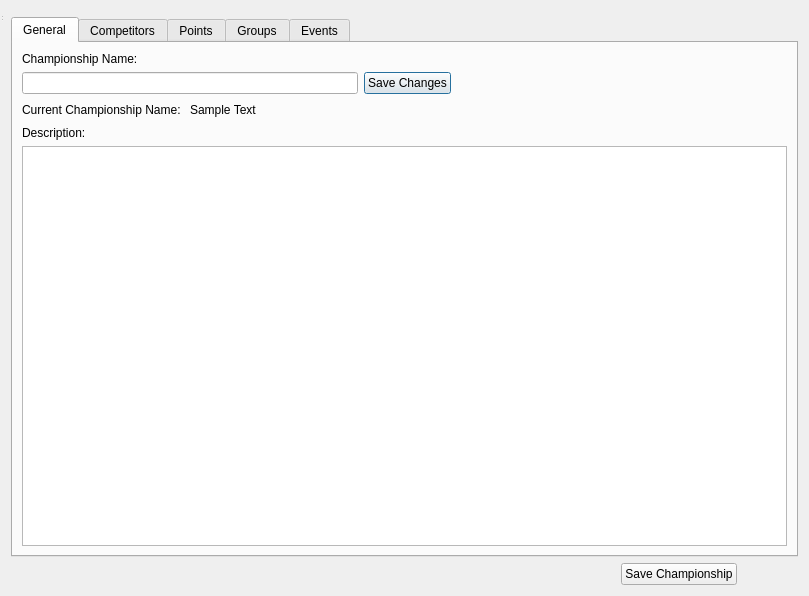
<?xml version="1.0" encoding="UTF-8"?>
<ui version="4.0">
 <class>ManageChampionshipWindow</class>
 <widget class="QDialog" name="ManageChampionshipWindow">
  <property name="geometry">
   <rect>
    <x>0</x>
    <y>0</y>
    <width>809</width>
    <height>596</height>
   </rect>
  </property>
  <property name="windowTitle">
   <string>MainWindow</string>
  </property>
  <layout class="QGridLayout" name="gridLayout_3">
   <item row="0" column="0">
    <widget class="QMenuBar" name="menubar"/>
   </item>
   <item row="1" column="0">
    <layout class="QGridLayout" name="gridLayout">
     <item row="0" column="0">
      <widget class="QTabWidget" name="tabWidget">
       <property name="currentIndex">
        <number>0</number>
       </property>
       <widget class="QWidget" name="tab">
        <attribute name="title">
         <string>General</string>
        </attribute>
        <layout class="QGridLayout" name="gridLayout_2" rowstretch="0,0,0,0,0,0" columnstretch="0">
         <item row="1" column="0">
          <layout class="QHBoxLayout" name="horizontalLayout_2">
           <item>
            <widget class="QLineEdit" name="championshipNameBox"/>
           </item>
           <item>
            <widget class="QPushButton" name="changeChampionshipNameButton">
             <property name="text">
              <string>Save Changes</string>
             </property>
            </widget>
           </item>
           <item>
            <spacer name="horizontalSpacer">
             <property name="orientation">
              <enum>Qt::Horizontal</enum>
             </property>
             <property name="sizeHint" stdset="0">
              <size>
               <width>40</width>
               <height>20</height>
              </size>
             </property>
            </spacer>
           </item>
          </layout>
         </item>
         <item row="3" column="0">
          <layout class="QHBoxLayout" name="horizontalLayout">
           <item>
            <widget class="QLabel" name="label_2">
             <property name="text">
              <string>Current Championship Name: </string>
             </property>
            </widget>
           </item>
           <item>
            <widget class="QLabel" name="currentChampionshipNameLabel">
             <property name="text">
              <string>Sample Text</string>
             </property>
            </widget>
           </item>
           <item>
            <spacer name="horizontalSpacer_2">
             <property name="orientation">
              <enum>Qt::Horizontal</enum>
             </property>
             <property name="sizeHint" stdset="0">
              <size>
               <width>40</width>
               <height>20</height>
              </size>
             </property>
            </spacer>
           </item>
          </layout>
         </item>
         <item row="0" column="0">
          <widget class="QLabel" name="label">
           <property name="text">
            <string>Championship Name:</string>
           </property>
          </widget>
         </item>
         <item row="4" column="0">
          <widget class="QLabel" name="label_13">
           <property name="text">
            <string>Description:</string>
           </property>
          </widget>
         </item>
         <item row="5" column="0">
          <widget class="QPlainTextEdit" name="descriptionBox"/>
         </item>
        </layout>
       </widget>
       <widget class="QWidget" name="tab_2">
        <attribute name="title">
         <string>Competitors</string>
        </attribute>
        <layout class="QGridLayout" name="gridLayout_5" rowstretch="0,0,0,1,0,6">
         <item row="1" column="0">
          <widget class="QLabel" name="label_4">
           <property name="text">
            <string>Competitor Name:</string>
           </property>
          </widget>
         </item>
         <item row="0" column="0">
          <widget class="QLabel" name="label_3">
           <property name="text">
            <string>Selected Competitor:</string>
           </property>
          </widget>
         </item>
         <item row="2" column="1">
          <widget class="QComboBox" name="competitorGroupCombo"/>
         </item>
         <item row="1" column="2">
          <widget class="QPushButton" name="randomizeNameButton">
           <property name="text">
            <string>Randomize Name</string>
           </property>
          </widget>
         </item>
         <item row="5" column="1">
          <spacer name="verticalSpacer_2">
           <property name="orientation">
            <enum>Qt::Vertical</enum>
           </property>
           <property name="sizeHint" stdset="0">
            <size>
             <width>20</width>
             <height>40</height>
            </size>
           </property>
          </spacer>
         </item>
         <item row="2" column="0">
          <widget class="QLabel" name="label_5">
           <property name="text">
            <string>Group: </string>
           </property>
          </widget>
         </item>
         <item row="0" column="1">
          <widget class="QComboBox" name="selectedCompetitorCombo"/>
         </item>
         <item row="3" column="1">
          <spacer name="verticalSpacer_3">
           <property name="orientation">
            <enum>Qt::Vertical</enum>
           </property>
           <property name="sizeHint" stdset="0">
            <size>
             <width>20</width>
             <height>40</height>
            </size>
           </property>
          </spacer>
         </item>
         <item row="1" column="1">
          <widget class="QLineEdit" name="competitorNameBox"/>
         </item>
         <item row="1" column="3">
          <spacer name="horizontalSpacer_8">
           <property name="orientation">
            <enum>Qt::Horizontal</enum>
           </property>
           <property name="sizeHint" stdset="0">
            <size>
             <width>40</width>
             <height>20</height>
            </size>
           </property>
          </spacer>
         </item>
         <item row="4" column="0" colspan="4">
          <layout class="QHBoxLayout" name="horizontalLayout_4" stretch="3,1,1,1,15">
           <item>
            <spacer name="horizontalSpacer_5">
             <property name="orientation">
              <enum>Qt::Horizontal</enum>
             </property>
             <property name="sizeHint" stdset="0">
              <size>
               <width>40</width>
               <height>20</height>
              </size>
             </property>
            </spacer>
           </item>
           <item>
            <widget class="QPushButton" name="saveCompetitorButton">
             <property name="text">
              <string>Save Competitor</string>
             </property>
            </widget>
           </item>
           <item>
            <spacer name="horizontalSpacer_6">
             <property name="orientation">
              <enum>Qt::Horizontal</enum>
             </property>
             <property name="sizeHint" stdset="0">
              <size>
               <width>40</width>
               <height>20</height>
              </size>
             </property>
            </spacer>
           </item>
           <item>
            <widget class="QPushButton" name="deleteCompetitorButton">
             <property name="enabled">
              <bool>false</bool>
             </property>
             <property name="text">
              <string>Delete Competitor</string>
             </property>
            </widget>
           </item>
           <item>
            <spacer name="horizontalSpacer_7">
             <property name="orientation">
              <enum>Qt::Horizontal</enum>
             </property>
             <property name="sizeHint" stdset="0">
              <size>
               <width>40</width>
               <height>20</height>
              </size>
             </property>
            </spacer>
           </item>
          </layout>
         </item>
        </layout>
       </widget>
       <widget class="QWidget" name="tab_3">
        <attribute name="title">
         <string>Points</string>
        </attribute>
        <layout class="QGridLayout" name="gridLayout_4" rowstretch="0,0,0,1,0,0,0,7" columnstretch="1,3,7">
         <item row="6" column="0">
          <widget class="QLabel" name="label_9">
           <property name="text">
            <string>Current Points:</string>
           </property>
          </widget>
         </item>
         <item row="5" column="0" colspan="3">
          <layout class="QHBoxLayout" name="horizontalLayout_6" stretch="1,0,7">
           <item>
            <spacer name="horizontalSpacer_10">
             <property name="orientation">
              <enum>Qt::Horizontal</enum>
             </property>
             <property name="sizeHint" stdset="0">
              <size>
               <width>40</width>
               <height>20</height>
              </size>
             </property>
            </spacer>
           </item>
           <item>
            <widget class="QPushButton" name="savePointsButton">
             <property name="text">
              <string>Save Points</string>
             </property>
            </widget>
           </item>
           <item>
            <spacer name="horizontalSpacer_11">
             <property name="orientation">
              <enum>Qt::Horizontal</enum>
             </property>
             <property name="sizeHint" stdset="0">
              <size>
               <width>40</width>
               <height>20</height>
              </size>
             </property>
            </spacer>
           </item>
          </layout>
         </item>
         <item row="3" column="1">
          <spacer name="verticalSpacer_5">
           <property name="orientation">
            <enum>Qt::Vertical</enum>
           </property>
           <property name="sizeHint" stdset="0">
            <size>
             <width>20</width>
             <height>40</height>
            </size>
           </property>
          </spacer>
         </item>
         <item row="0" column="0">
          <widget class="QLabel" name="label_6">
           <property name="text">
            <string>Position:</string>
           </property>
          </widget>
         </item>
         <item row="6" column="1">
          <widget class="QLabel" name="currentPointsLabel">
           <property name="text">
            <string>Sample Text</string>
           </property>
          </widget>
         </item>
         <item row="1" column="1">
          <widget class="QComboBox" name="pointsGroupCombo"/>
         </item>
         <item row="0" column="1">
          <widget class="QComboBox" name="pointsPositionCombo"/>
         </item>
         <item row="2" column="1">
          <widget class="QSpinBox" name="pointsSpinBox">
           <property name="minimum">
            <number>-1000000</number>
           </property>
           <property name="maximum">
            <number>1000000</number>
           </property>
           <property name="singleStep">
            <number>1</number>
           </property>
          </widget>
         </item>
         <item row="1" column="0">
          <widget class="QLabel" name="label_7">
           <property name="text">
            <string>Group:</string>
           </property>
          </widget>
         </item>
         <item row="2" column="0">
          <widget class="QLabel" name="label_8">
           <property name="text">
            <string>Points:</string>
           </property>
          </widget>
         </item>
         <item row="2" column="2">
          <spacer name="horizontalSpacer_9">
           <property name="orientation">
            <enum>Qt::Horizontal</enum>
           </property>
           <property name="sizeHint" stdset="0">
            <size>
             <width>40</width>
             <height>20</height>
            </size>
           </property>
          </spacer>
         </item>
         <item row="7" column="1">
          <spacer name="verticalSpacer_4">
           <property name="orientation">
            <enum>Qt::Vertical</enum>
           </property>
           <property name="sizeHint" stdset="0">
            <size>
             <width>20</width>
             <height>40</height>
            </size>
           </property>
          </spacer>
         </item>
        </layout>
       </widget>
       <widget class="QWidget" name="tab_4">
        <attribute name="title">
         <string>Groups</string>
        </attribute>
        <layout class="QGridLayout" name="gridLayout_6" rowstretch="0,0,1,0,0,4" columnstretch="0,1,2" columnminimumwidth="0,0,0">
         <item row="4" column="0">
          <widget class="QLabel" name="label_12">
           <property name="text">
            <string>Current Group Name:</string>
           </property>
          </widget>
         </item>
         <item row="1" column="2">
          <spacer name="horizontalSpacer_12">
           <property name="orientation">
            <enum>Qt::Horizontal</enum>
           </property>
           <property name="sizeHint" stdset="0">
            <size>
             <width>40</width>
             <height>20</height>
            </size>
           </property>
          </spacer>
         </item>
         <item row="4" column="1">
          <widget class="QLabel" name="currentGroupNameLabel">
           <property name="text">
            <string>TextLabel</string>
           </property>
          </widget>
         </item>
         <item row="0" column="0">
          <widget class="QLabel" name="label_10">
           <property name="text">
            <string>Selected Group:</string>
           </property>
          </widget>
         </item>
         <item row="1" column="1">
          <widget class="QLineEdit" name="groupNameBox"/>
         </item>
         <item row="2" column="1">
          <spacer name="verticalSpacer_6">
           <property name="orientation">
            <enum>Qt::Vertical</enum>
           </property>
           <property name="sizeHint" stdset="0">
            <size>
             <width>20</width>
             <height>40</height>
            </size>
           </property>
          </spacer>
         </item>
         <item row="1" column="0">
          <widget class="QLabel" name="label_11">
           <property name="text">
            <string>Group Name:</string>
           </property>
          </widget>
         </item>
         <item row="3" column="0" colspan="3">
          <layout class="QHBoxLayout" name="horizontalLayout_7" stretch="4,0,1,0,15">
           <item>
            <spacer name="horizontalSpacer_13">
             <property name="orientation">
              <enum>Qt::Horizontal</enum>
             </property>
             <property name="sizeHint" stdset="0">
              <size>
               <width>40</width>
               <height>20</height>
              </size>
             </property>
            </spacer>
           </item>
           <item>
            <widget class="QPushButton" name="saveGroupButton">
             <property name="text">
              <string>Save Group</string>
             </property>
            </widget>
           </item>
           <item>
            <spacer name="horizontalSpacer_15">
             <property name="orientation">
              <enum>Qt::Horizontal</enum>
             </property>
             <property name="sizeHint" stdset="0">
              <size>
               <width>40</width>
               <height>20</height>
              </size>
             </property>
            </spacer>
           </item>
           <item>
            <widget class="QPushButton" name="deleteGroupButton">
             <property name="text">
              <string>Delete Group</string>
             </property>
            </widget>
           </item>
           <item>
            <spacer name="horizontalSpacer_14">
             <property name="orientation">
              <enum>Qt::Horizontal</enum>
             </property>
             <property name="sizeHint" stdset="0">
              <size>
               <width>40</width>
               <height>20</height>
              </size>
             </property>
            </spacer>
           </item>
          </layout>
         </item>
         <item row="0" column="1">
          <widget class="QComboBox" name="selectedGroupCombo"/>
         </item>
         <item row="5" column="1">
          <spacer name="verticalSpacer_7">
           <property name="orientation">
            <enum>Qt::Vertical</enum>
           </property>
           <property name="sizeHint" stdset="0">
            <size>
             <width>20</width>
             <height>40</height>
            </size>
           </property>
          </spacer>
         </item>
        </layout>
       </widget>
       <widget class="QWidget" name="tab_5">
        <attribute name="title">
         <string>Events</string>
        </attribute>
        <layout class="QGridLayout" name="gridLayout_7" columnstretch="0,1,1,0">
         <item row="1" column="0">
          <widget class="QLabel" name="label_17">
           <property name="text">
            <string>Event Name:</string>
           </property>
           <property name="alignment">
            <set>Qt::AlignRight|Qt::AlignTrailing|Qt::AlignVCenter</set>
           </property>
          </widget>
         </item>
         <item row="0" column="3">
          <widget class="QPushButton" name="deleteEventButton">
           <property name="text">
            <string>Delete Event</string>
           </property>
          </widget>
         </item>
         <item row="3" column="1">
          <widget class="QComboBox" name="positionCompetitorCombo"/>
         </item>
         <item row="0" column="0">
          <widget class="QLabel" name="label_14">
           <property name="text">
            <string>Selected Event:</string>
           </property>
           <property name="alignment">
            <set>Qt::AlignRight|Qt::AlignTrailing|Qt::AlignVCenter</set>
           </property>
          </widget>
         </item>
         <item row="2" column="0">
          <widget class="QLabel" name="label_15">
           <property name="text">
            <string>Selected Competitor:</string>
           </property>
           <property name="alignment">
            <set>Qt::AlignRight|Qt::AlignTrailing|Qt::AlignVCenter</set>
           </property>
          </widget>
         </item>
         <item row="5" column="1">
          <widget class="QCheckBox" name="isDisqualifiedCheck">
           <property name="text">
            <string>Is Disqualified</string>
           </property>
          </widget>
         </item>
         <item row="2" column="1">
          <widget class="QComboBox" name="selectedCompetitorEventCombo"/>
         </item>
         <item row="6" column="0">
          <widget class="QLabel" name="label_19">
           <property name="text">
            <string>Note:</string>
           </property>
          </widget>
         </item>
         <item row="4" column="1">
          <widget class="QSpinBox" name="bonusPointsEventBox">
           <property name="maximum">
            <number>1000000</number>
           </property>
           <property name="singleStep">
            <number>1</number>
           </property>
          </widget>
         </item>
         <item row="4" column="0">
          <widget class="QLabel" name="label_18">
           <property name="text">
            <string>Bonus Points:</string>
           </property>
           <property name="alignment">
            <set>Qt::AlignRight|Qt::AlignTrailing|Qt::AlignVCenter</set>
           </property>
          </widget>
         </item>
         <item row="1" column="1">
          <widget class="QLineEdit" name="eventNameBox"/>
         </item>
         <item row="0" column="1">
          <widget class="QComboBox" name="selectedEventCombo"/>
         </item>
         <item row="3" column="0">
          <widget class="QLabel" name="label_16">
           <property name="text">
            <string>Position:</string>
           </property>
           <property name="alignment">
            <set>Qt::AlignRight|Qt::AlignTrailing|Qt::AlignVCenter</set>
           </property>
          </widget>
         </item>
         <item row="0" column="2">
          <spacer name="horizontalSpacer_16">
           <property name="orientation">
            <enum>Qt::Horizontal</enum>
           </property>
           <property name="sizeHint" stdset="0">
            <size>
             <width>40</width>
             <height>20</height>
            </size>
           </property>
          </spacer>
         </item>
         <item row="7" column="0" colspan="4">
          <widget class="QTextEdit" name="noteEventBox"/>
         </item>
         <item row="1" column="3">
          <widget class="QPushButton" name="changeEventNameButton">
           <property name="text">
            <string>Change Name</string>
           </property>
          </widget>
         </item>
         <item row="2" column="3">
          <widget class="QPushButton" name="updateCompetitorButton">
           <property name="text">
            <string>Update Competitor</string>
           </property>
          </widget>
         </item>
         <item row="2" column="2">
          <widget class="QLabel" name="groupEventLabel">
           <property name="text">
            <string>Group: Sample Text</string>
           </property>
          </widget>
         </item>
        </layout>
        <zorder>updateCompetitorButton</zorder>
        <zorder>label_17</zorder>
        <zorder>deleteEventButton</zorder>
        <zorder>positionCompetitorCombo</zorder>
        <zorder>label_14</zorder>
        <zorder>label_15</zorder>
        <zorder>isDisqualifiedCheck</zorder>
        <zorder>selectedCompetitorEventCombo</zorder>
        <zorder>label_19</zorder>
        <zorder>bonusPointsEventBox</zorder>
        <zorder>label_18</zorder>
        <zorder>eventNameBox</zorder>
        <zorder>selectedEventCombo</zorder>
        <zorder>label_16</zorder>
        <zorder>noteEventBox</zorder>
        <zorder>changeEventNameButton</zorder>
        <zorder>groupEventLabel</zorder>
       </widget>
      </widget>
     </item>
     <item row="2" column="0">
      <layout class="QHBoxLayout" name="horizontalLayout_3" stretch="10,1,1">
       <item>
        <spacer name="horizontalSpacer_3">
         <property name="orientation">
          <enum>Qt::Horizontal</enum>
         </property>
         <property name="sizeHint" stdset="0">
          <size>
           <width>40</width>
           <height>20</height>
          </size>
         </property>
        </spacer>
       </item>
       <item>
        <widget class="QPushButton" name="saveAllButton">
         <property name="text">
          <string>Save Championship</string>
         </property>
        </widget>
       </item>
       <item>
        <spacer name="horizontalSpacer_4">
         <property name="orientation">
          <enum>Qt::Horizontal</enum>
         </property>
         <property name="sizeHint" stdset="0">
          <size>
           <width>40</width>
           <height>20</height>
          </size>
         </property>
        </spacer>
       </item>
      </layout>
     </item>
    </layout>
   </item>
  </layout>
  <widget class="QStatusBar" name="statusbar">
   <property name="geometry">
    <rect>
     <x>0</x>
     <y>0</y>
     <width>3</width>
     <height>22</height>
    </rect>
   </property>
  </widget>
 </widget>
 <resources/>
 <connections/>
</ui>
